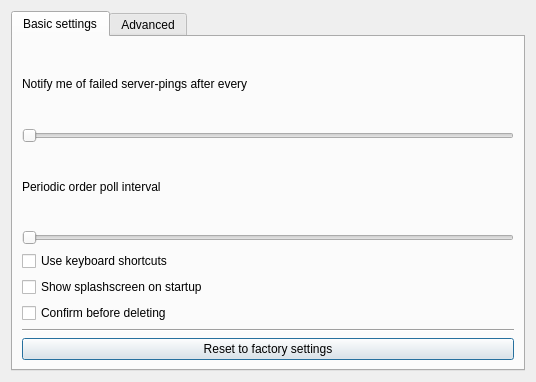
<?xml version="1.0" encoding="UTF-8"?>
<ui version="4.0">
 <class>SetupDialog</class>
 <widget class="QDialog" name="SetupDialog">
  <property name="geometry">
   <rect>
    <x>0</x>
    <y>0</y>
    <width>536</width>
    <height>382</height>
   </rect>
  </property>
  <property name="windowTitle">
   <string>Dialog</string>
  </property>
  <layout class="QVBoxLayout" name="verticalLayout">
   <item>
    <widget class="QTabWidget" name="tabWidget">
     <property name="tabPosition">
      <enum>QTabWidget::North</enum>
     </property>
     <property name="tabShape">
      <enum>QTabWidget::Rounded</enum>
     </property>
     <property name="currentIndex">
      <number>0</number>
     </property>
     <widget class="QWidget" name="tab">
      <attribute name="title">
       <string>Basic settings</string>
      </attribute>
      <layout class="QVBoxLayout" name="verticalLayout_4">
       <item>
        <layout class="QVBoxLayout" name="verticalLayout_2">
         <item>
          <widget class="QLabel" name="ping_label">
           <property name="text">
            <string>Notify me of failed server-pings after every</string>
           </property>
          </widget>
         </item>
         <item>
          <widget class="QSlider" name="ping_noty_interval_slider">
           <property name="orientation">
            <enum>Qt::Horizontal</enum>
           </property>
          </widget>
         </item>
        </layout>
       </item>
       <item>
        <layout class="QVBoxLayout" name="verticalLayout_3">
         <item>
          <widget class="QLabel" name="periodic_poll_label">
           <property name="text">
            <string>Periodic order poll interval</string>
           </property>
          </widget>
         </item>
         <item>
          <widget class="QSlider" name="order_poll_interval_slider">
           <property name="orientation">
            <enum>Qt::Horizontal</enum>
           </property>
          </widget>
         </item>
        </layout>
       </item>
       <item>
        <widget class="QCheckBox" name="allow_shortcut_checkbox">
         <property name="text">
          <string>Use keyboard shortcuts</string>
         </property>
        </widget>
       </item>
       <item>
        <widget class="QCheckBox" name="show_splashscreen_checkbox">
         <property name="text">
          <string>Show splashscreen on startup</string>
         </property>
        </widget>
       </item>
       <item>
        <widget class="QCheckBox" name="confirm_deletion_checkbox">
         <property name="text">
          <string>Confirm before deleting</string>
         </property>
        </widget>
       </item>
       <item>
        <widget class="Line" name="line">
         <property name="orientation">
          <enum>Qt::Horizontal</enum>
         </property>
        </widget>
       </item>
       <item>
        <widget class="QPushButton" name="factory_reset_button">
         <property name="text">
          <string>Reset to factory settings</string>
         </property>
        </widget>
       </item>
      </layout>
     </widget>
     <widget class="QWidget" name="tab_2">
      <attribute name="title">
       <string>Advanced</string>
      </attribute>
     </widget>
    </widget>
   </item>
  </layout>
 </widget>
 <resources/>
 <connections/>
</ui>
